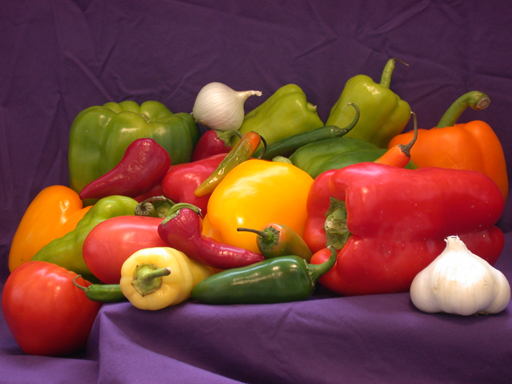
#> input picture Multimedia/JPEG-Compressor-Decompressor/imagens/peppers.bmp, 512 x 384 px
$ python Trabalho1.py
#> lines starting #> are read from the running program, lines starting #| are printed output that depends on the picture; after the words box and inside, x2 and y2 are one past the last pixel; in counts of white or black regions, pixels touching at a corner belong together
import matplotlib.colors as c
import matplotlib.pyplot as plt
import numpy as np
from scipy.fftpack import dct, idct


######################### 2 #########################
def encoder(img):  # 2

    # cm = getColormap() # 3.2
    # viewColormap(cm, img) # 3.3

    img = addPadding(img)  # 4.1

    R, G, B = separateRGB(img)  # 3.4
    # viewChanels(R, G, B) # 3.5

    YCbCr = RGBtoYCbCr(R, G, B)  # 5
    # showYCbCr(YCbCr) # 5

    global YBefore
    YBefore = YCbCr[:, :, 0].copy() # 10

    YD, CbD, CrD = downSample(YCbCr, dSample)  # 6
    # showDownSample(YD, CbD, CrD) # 6

    Y_dct, Cb_dct, Cr_dct = calcDCT_8x8_64x64(YD, CbD, CrD)  # 7
    showDCT(Y_dct, Cb_dct, Cr_dct) # 7.1.2

    """Y_Q, Cb_Q, Cr_Q = quantization(Y_dct, Cb_dct, Cr_dct)  # 8

    Y_dcpm, Cb_dcpm, Cr_dcpm = DCPM(Y_Q, Cb_Q, Cr_Q)  # 9"""

    return Y_dct, Cb_dct, Cr_dct


def decoder(Y_dcpm, Cb_dcpm, Cr_dcpm):  # 2
    """Y_Q, Cb_Q, Cr_Q = IDCPM(Y_dcpm, Cb_dcpm, Cr_dcpm)

    Y_dct, Cb_dct, Cr_dct = deQuantization(Y_Q, Cb_Q, Cr_Q)  # 8"""

    Y_enc, Cb_enc, Cr_enc = calcIDCT_8x8_64x64(Y_dcpm, Cb_dcpm, Cr_dcpm)  # 7

    YCbCrU = upSample(Y_enc, Cb_enc, Cr_enc, dSample)  # 6
    # showYCbCr(YCbCrU) # 6

    global YAfter
    YAfter = YCbCrU[:, :, 0].copy()

    RGBAfter = YCbCrtoRGB(YCbCrU)  # 5

    RGBAfter = unpadding(RGBAfter)  # 4

    return RGBAfter


######################### 3 #########################
# [6 lines left out: function getColormap, not called in this run]


def viewColormap(cm, img):  # 3.3
    plt.figure()
    plt.imshow(img, cm)


def separateRGB(img):  # 3.4
    R = img[:, :, 0]
    G = img[:, :, 1]
    B = img[:, :, 2]

    return R, G, B


def joinRGB(R, G, B):  # 3.4
    RGB = np.dstack((R, G, B))

    return RGB


# [11 lines left out: function viewChanels, not called in this run]


######################### 4 #########################
def addPadding(img):  # 4.1
    if opt == 64:
        pad = 128
    else:
        pad = 16

    if h % pad != 0:
        add = pad - (h % pad)
        arr = np.ones(h, dtype=int)
        arr[h-1] = add + 1
        img = np.repeat(img, arr, axis=0)

    if w % pad != 0:
        add = pad - (w % pad)
        arr = np.ones(w, dtype=int)
        arr[w-1] = add + 1
        img = np.repeat(img, arr, axis=1)
    return img


def unpadding(RGBAfter):  # 4
    R, G, B = separateRGB(RGBAfter)

    R = R[:h, :w]
    G = G[:h, :w]
    B = B[:h, :w]

    return joinRGB(R, G, B)


######################### 5 #########################
def RGBtoYCbCr(R, G, B):  # 5
    matrix = np.array([[0.299, 0.587, 0.114],
                       [-0.168736, -0.331264, 0.5],
                       [0.5, -0.418688, -0.081312]])

    RGB = joinRGB(R, G, B)

    YCbCr = RGB.dot(matrix.T)
    YCbCr[:, :, [1, 2]] += 128

    return YCbCr


def separateYCbCr(YCbCr): # 5
    Y = YCbCr[:, :, 0]
    Cb = YCbCr[:, :, 1]
    Cr = YCbCr[:, :, 2]

    return Y, Cb, Cr


# [15 lines left out: function showYCbCr, not called in this run]


def YCbCrtoRGB(YCbCr):  # 5
    matrix = np.array([[0.299, 0.587, 0.114],
                       [-0.168736, -0.331264, 0.5],
                       [0.5, -0.418688, -0.081312]])

    inverted = np.linalg.inv(matrix)
    YCbCr[:, :, [1, 2]] -= 128
    RGB = YCbCr.dot(inverted.T)
    RGB = RGB.round()
    RGB[RGB > 255] = 255
    RGB[RGB < 0] = 0
    RGB = RGB.astype(np.uint8)

    return RGB


######################### 6 #########################
def downSample(YCbCr, dSample):  # 6
    Y, Cb, Cr = separateYCbCr(YCbCr)

    Cb = Cb[:, ::2]
    Cr = Cr[:, ::2]

    if(dSample == 420):
        Cb = Cb[::2, :]
        Cr = Cr[::2, :]

    return Y, Cb, Cr


# [13 lines left out: function showDownSample, not called in this run]


def upSample(YD, CbD, CrD, dSample):  # 6
    CbU = np.repeat(CbD, 2, axis=1)
    CrU = np.repeat(CrD, 2, axis=1)

    if np.shape(YD)[0] % 2 != 0:
        CbU = np.delete(CbU, -1, 0)
        CrU = np.delete(CrU, -1, 0)

    if dSample == 420:
        CbU = np.repeat(CbU, 2, axis=0)
        CrU = np.repeat(CrU, 2, axis=0)

        if np.shape(YD)[1] % 2 != 0:
            CbU = np.delete(CbU, -1, 1)
            CrU = np.delete(CrU, -1, 1)

    YCbCrU = np.dstack((YD, CbU, CrU))

    return YCbCrU


######################### 7 #########################
def calcDCT_8x8_64x64(YD, CbD, CrD):  # 7
    if opt == 8 or opt == 64:
        Y_lines, Y_cols = np.shape(YD)
        Cb_lines, Cb_cols = np.shape(CbD)

        Y_dct = YD
        Cb_dct = CbD
        Cr_dct = CrD

        for i in range(0, Y_lines, opt):
            for j in range(0, Y_cols, opt):
                Y_dct[i:i+opt, j:j+opt] = dct(
                    dct(Y_dct[i:i + opt, j:j + opt], norm="ortho").T, norm="ortho").T

        for i in range(0, Cb_lines, opt):
            for j in range(0, Cb_cols, opt):
                Cb_dct[i:i + opt, j:j + opt] = dct(
                    dct(Cb_dct[i:i + opt, j:j + opt], norm="ortho").T, norm="ortho").T
                Cr_dct[i:i + opt, j:j + opt] = dct(
                    dct(Cr_dct[i:i + opt, j:j + opt], norm="ortho").T, norm="ortho").T
    else:
        Y_dct = dct(dct(YD, norm='ortho').T, norm='ortho').T
        Cb_dct = dct(dct(CbD, norm='ortho').T, norm='ortho').T
        Cr_dct = dct(dct(CrD, norm='ortho').T, norm='ortho').T

    return Y_dct, Cb_dct, Cr_dct


def showDCT(Y_dct, Cb_dct, Cr_dct):  # 7.1.2
    fig = plt.figure(figsize=(12, 5))
    fig.add_subplot(131)
    plt.title("Y_DCT")
    plt.imshow(np.log(abs(Y_dct) + 0.0001), cmGray)
    fig.add_subplot(132)
    plt.title("Cb_DCT")
    plt.imshow(np.log(abs(Cb_dct) + 0.0001), cmGray)
    fig.add_subplot(133)
    plt.title("Cr_DCT")
    plt.imshow(np.log(abs(Cr_dct) + 0.0001), cmGray)


def calcIDCT_8x8_64x64(Y_dct, Cb_dct, Cr_dct):  # 7
    if opt == 8 or opt == 64:
        Y_lines, Y_cols = np.shape(Y_dct)
        Cb_lines, Cb_cols = np.shape(Cb_dct)

        Y = Y_dct
        Cb = Cb_dct
        Cr = Cr_dct

        for i in range(0, Y_lines, opt):
            for j in range(0, Y_cols, opt):
                Y[i:i+opt, j:j+opt] = idct(idct(Y[i:i + opt,
                                           j:j + opt], norm="ortho").T, norm="ortho").T

        for i in range(0, Cb_lines, opt):
            for j in range(0, Cb_cols, opt):
                Cb[i:i + opt, j:j + opt] = idct(
                    idct(Cb[i:i + opt, j:j + opt], norm="ortho").T, norm="ortho").T
                Cr[i:i + opt, j:j + opt] = idct(
                    idct(Cr[i:i + opt, j:j + opt], norm="ortho").T, norm="ortho").T

    else:
        Y = idct(idct(Y_dct, norm='ortho').T, norm='ortho').T
        Cb = idct(idct(Cb_dct, norm='ortho').T, norm='ortho').T
        Cr = idct(idct(Cr_dct, norm='ortho').T, norm='ortho').T

    return Y, Cb, Cr


######################### 8 #########################
# [153 lines left out: functions getQuantizationMatrix, quantization, deQuantization, DCPM, IDCPM, not called in this run]


######################### 10 #########################
def YDiff():
    i = abs(np.subtract(YBefore, YAfter))

    plt.figure()
    plt.title("Imagem Diff")
    plt.imshow(i, cmGray)


def MSE():
    return np.sum((RGBBefore - RGBAfter) ** 2) / (h * w)


def RMSE():
    return np.sqrt(MSE())


def SNR():
    p = np.sum((RGBBefore) ** 2) / (h * w)
    return 10 * np.log10(p / MSE())


def PSNR():
    return 10 * np.log10(RGBBefore.max()**2 / MSE())


######################### MAIN #########################
def main():
    plt.close('all')

    global img_name, RGBBefore, RGBAfter, h, w, dSample, opt, quality

    img_name = "peppers"
    img = plt.imread(f'imagens/{img_name}.bmp')  # 3.1
#> img is the input picture: shape (384, 512, 3); mean R, G, B 120.8, 66.4, 57.6
    RGBBefore = img

    h, w, _ = np.shape(img)
#> h = 384; w = 512
    dSample = 420
    opt = 64
    quality = 100

    Y_dcpm, Cb_dcpm, Cr_dcpm = encoder(img)
#> in RGBtoYCbCr, `YCbCr[:, :, [1, 2]] += 128`:
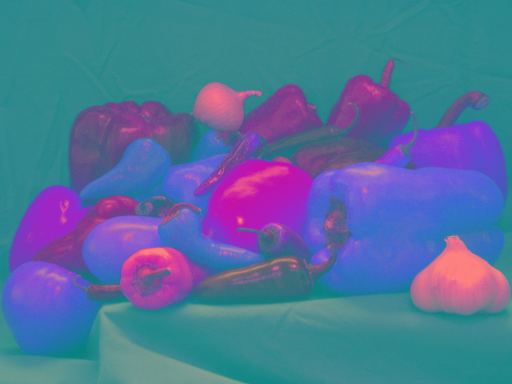
#> YCbCr: shape (384, 512, 3) float64; mean R, G, B 81.7, 114.4, 155.9
#> in encoder, `YBefore = YCbCr[:, :, 0].copy()`:
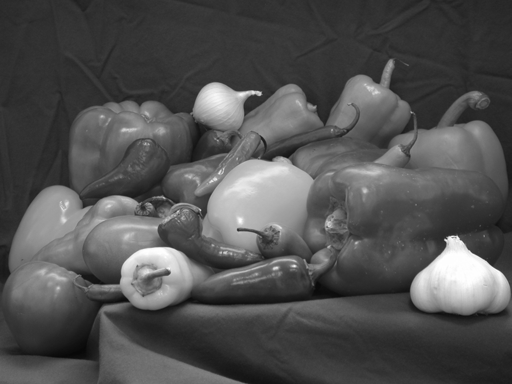
#> YBefore: shape (384, 512) float64; min 7.68, max 255, mean 81.7
#> in downSample, `Cr = Cr[:, ::2]`:
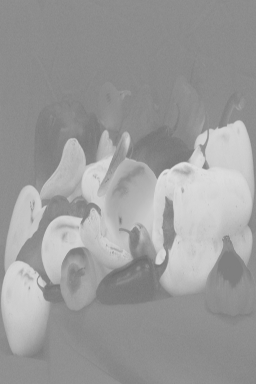
#> Cr: shape (384, 256) float64; min 109.4, max 225.4, mean 155.9
#> after the loop in calcDCT_8x8_64x64, `for i in range(0, Cb_lines, opt):`:
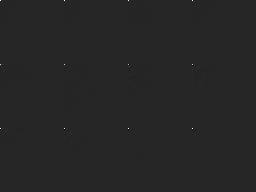
#> Cb_dct: shape (192, 256) float64; min -1507.4, max 8577.2, mean 1.8; drawn with min black and max white
    RGBAfter = decoder(Y_dcpm, Cb_dcpm, Cr_dcpm)
#> in upSample, `CrU = np.repeat(CrD, 2, axis=1)`:
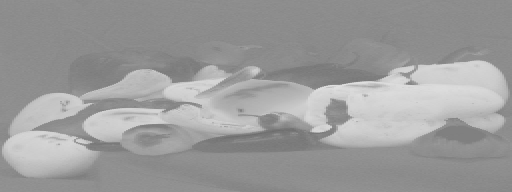
#> CrU: shape (192, 512) float64; min 109.4, max 225, mean 155.9
#> in YCbCrtoRGB, `RGB[RGB > 255] = 255`:
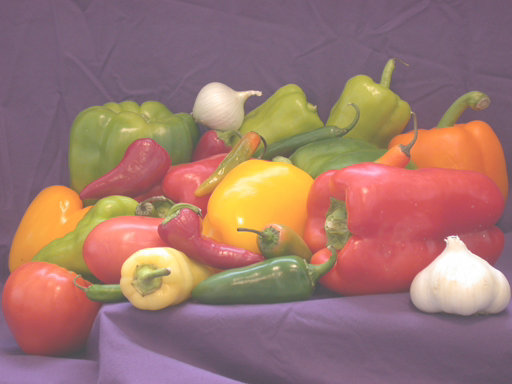
#> RGB: shape (384, 512, 3) float64; mean of channels 0, 1, 2 120.7, 66.4, 57.6; drawn with min black and max white
#> in YCbCrtoRGB, `RGB[RGB < 0] = 0`: RGB: shape (384, 512, 3) float64; 3.08% of pixels changed, all inside (x1, y1, x2, y2) = (10, 69, 508, 310)

    """plt.figure()
    plt.title("Imagem reconstruida")
    plt.imshow(RGBAfter)
    plt.axis('off')"""
    YDiff()

    RGBBefore = RGBBefore.astype(float)
    RGBAfter = RGBAfter.astype(float)

    """print(MSE())
    print(RMSE())
    print(SNR())
    print(PSNR())"""

    plt.show()
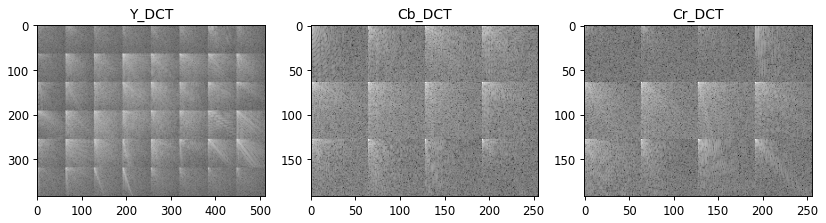
#> figure drawn by matplotlib, 3 panels


if __name__ == '__main__':

    cmr = c.LinearSegmentedColormap.from_list(
        'cmr', [(0, 0, 0), (1, 0, 0)], N=256)
    cmg = c.LinearSegmentedColormap.from_list(
        'cmg', [(0, 0, 0), (0, 1, 0)], N=256)
    cmb = c.LinearSegmentedColormap.from_list(
        'cmb', [(0, 0, 0), (0, 0, 1)], N=256)
    cmGray = c.LinearSegmentedColormap.from_list(
        'cmGray', [(0, 0, 0), (1, 1, 1)], N=256)

    main()

$ run again, with Multimedia/JPEG-Compressor-Decompressor/imagens/barn_mountains25.jpg saved as Multimedia/JPEG-Compressor-Decompressor/imagens/peppers.bmp
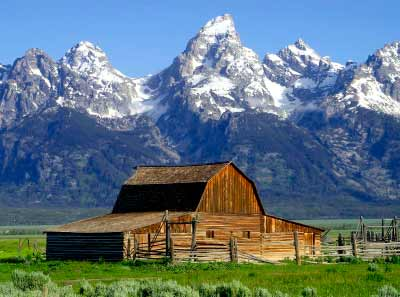
#> input picture Multimedia/JPEG-Compressor-Decompressor/imagens/barn_mountains25.jpg, 400 x 297 px
#> in main, img is the input picture: shape (297, 400, 3); mean R, G, B 95.8, 117.2, 129.2
#> after the loop in calcDCT_8x8_64x64, `for i in range(0, Cb_lines, opt):`:
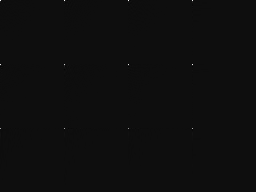
#> Cb_dct: shape (192, 256) float64; min -590.3, max 10070.6, mean 2.2; drawn with min black and max white
#> in main, `plt.show()`:
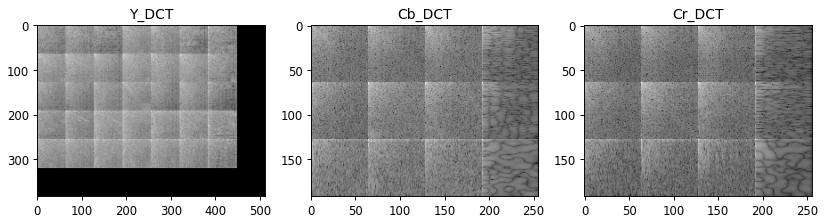
#> figure drawn by matplotlib, 3 panels
